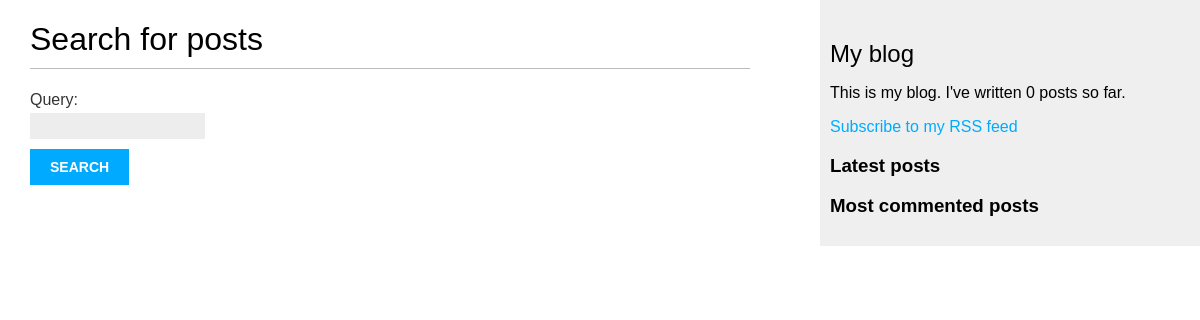
Page /blog/search/ on the earlier database version.
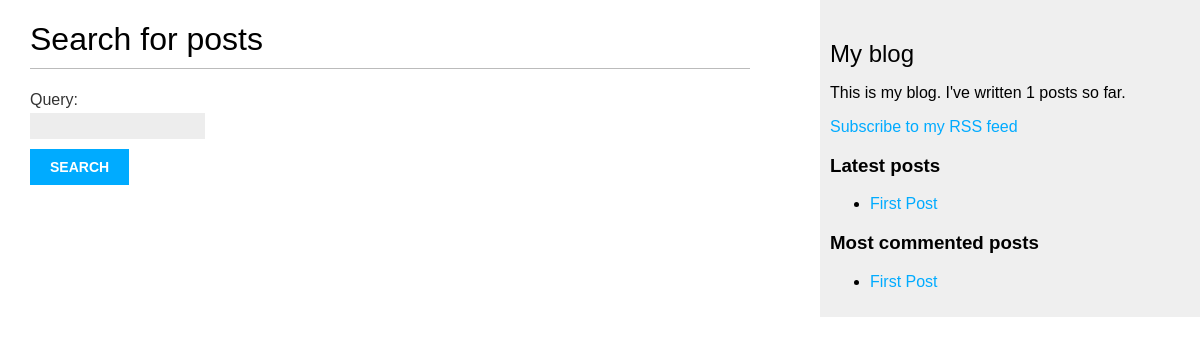
Same page on the later database version.
### blog/models.py (models this page shows, shortened)
class Post (models.Model):
    STATUS_CHOICES = (
        ('draft', 'Draft'),
        ('published', 'Published'),
    )
    title = models.CharField(max_length=250)
    slug = models.SlugField(max_length=250, unique_for_date='publish')
    author = models.ForeignKey(User, on_delete=models.CASCADE, related_name='blog_posts')
    body = models.TextField()
    publish = models.DateTimeField(default=timezone.now)
    created = models.DateTimeField(auto_now_add=True)
    updated = models.DateTimeField(auto_now=True)
    status = models.CharField(max_length=10, choices=STATUS_CHOICES, default='draft')
    objects = models.Manager()
    published = PublishedManager()
    tags = TaggableManager()
    class Meta:
        ordering = ('-publish',)
    def get_absolute_url(self):
        return reverse('blog:post_detail',
                       args=[self.publish.year,
                             self.publish.month,
                             self.publish.day,
                             self.slug])

### blog/views.py (the view, shortened to what this page needs)
# urls.py: path('search/', views.post_search, name='post_search'),
def post_search(request):
    form = SearchForm()
    query = None
    results = []
    return render(request,
                  'blog/post/search.html',
                  {'form': form,
                   'query': query,
                   'results': results})

### blog/forms.py
class SearchForm(forms.Form):
    query = forms.CharField()

### blog/models.py (called while the page is built)
    def get_queryset(self):
        return super(PublishedManager, self).get_queryset().filter(status='published')

### blog/templatetags/blog_tags.py (called while the page is built)
@register.simple_tag
def total_posts():
    return Post.published.count()

@register.inclusion_tag('blog/post/latest_posts.html')
def show_latest_posts(count=5):
    latest_posts = Post.published.order_by('-publish')[:count]
    return {'latest_posts': latest_posts}

@register.simple_tag
def get_most_commented_posts(count=5):
    return Post.published.annotate(total_comments=Count('comments'))\
        .order_by('-total_comments')[:count]

### blog/templates/blog/post/search.html (shortened to what this page needs)
{% extends "blog/base.html" %}
{% load blog_tags %}
{% block content %}
    {% if query %}
        <h1>Posts containing "{{ query }}"</h1>
        <h3>
            {% with results.count as total_results %}
                Found {{ total_results }} result{{ total_results|pluralize }}
            {% endwith %}
        </h3>
        {% for post in results %}
            <h4><a href="{{ post.get_absolute_url }}">{{ post.title }}</a></h4>
            {{ post.body|markdown|truncatewords_html:5 }}
        {% empty %}
            <p>There are no results for your query.</p>
        {% endfor %}
        <p><a href="{% url "blog:post_search" %}">Search again</a></p>
    {% else %}
        <h1>Search for posts</h1>
        <form method="get">
            {{ form.as_p }}
            <input type="submit" value="Search">
        </form>
    {% endif %}
{% endblock %}

### blog/templates/blog/base.html (shortened to what this page needs)
{% load blog_tags %}
{% load static %}
<!DOCTYPE html>
<html>
<head>
    <link href="{% static "css/blog.css" %}" rel="stylesheet">
</head>
<body>
    <div id="content">
        {% block content %}
        {% endblock %}
    </div>
    <div id="sidebar">
        <h2>My blog</h2>
        <p>This is my blog. I've written {% total_posts %} posts so far.</p>
        <p>
            <a href="{% url "blog:post_feed" %}">Subscribe to my RSS feed</a>
        </p>
        <h3>Latest posts</h3>
        {% show_latest_posts 3 %}
        <h3>Most commented posts</h3>
        {% get_most_commented_posts as most_commented_posts %}
        <ul>
            {% for post in most_commented_posts %}
                <li>
                    <a href="{{ post.get_absolute_url }}">{{ post.title }}</a>
                </li>
            {% endfor %}
        </ul>
    </div>
</body>
</html>

### blog/templates/blog/post/latest_posts.html
<ul>
    {% for post in latest_posts %}
        <li>
            <a href="{{ post.get_absolute_url }}">{{ post.title }}</a>
        </li>
    {% endfor %}
</ul>

Differences in the rows shown:
added Post: title "First Post"
Other differences:
text no longer shown: "0"
text now shown: "1"
